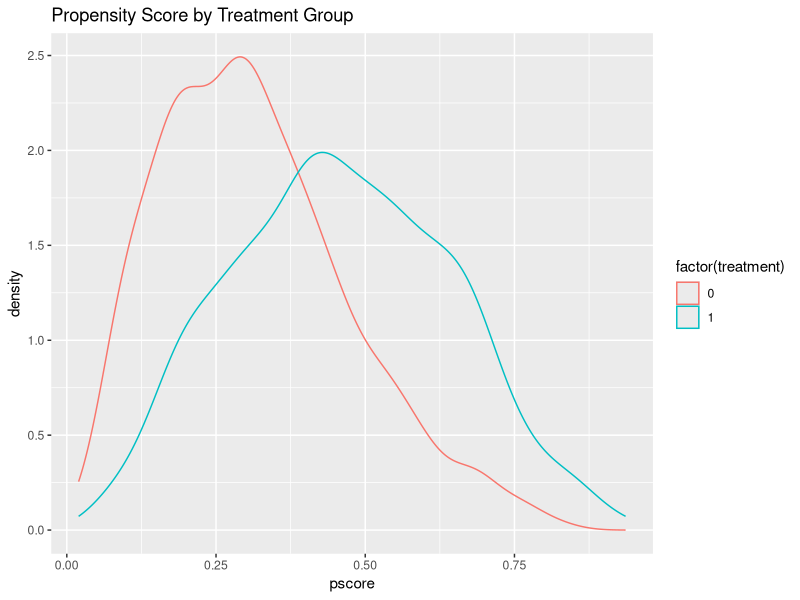
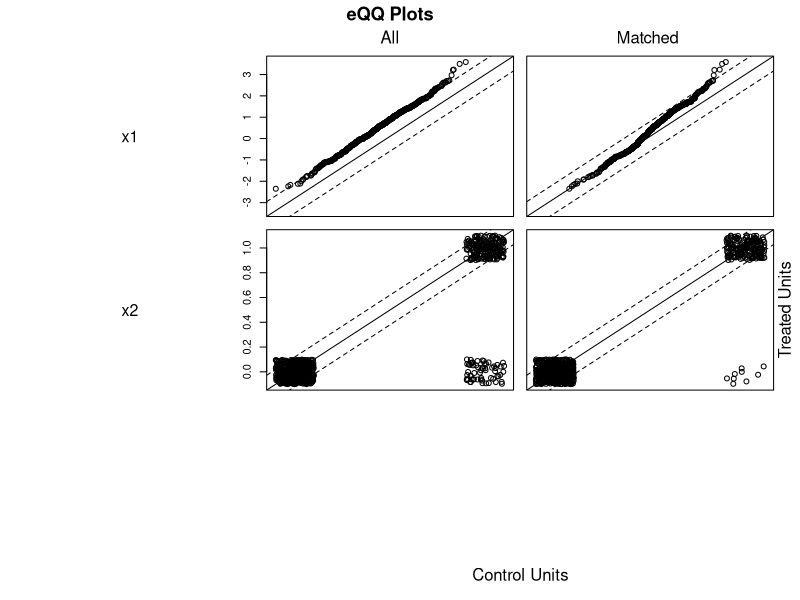

The R source for these figures, in order:
## ---- chunk 1
library(tidyverse)

set.seed(42)
n <- 2000
x1 <- rnorm(n)
x2 <- rbinom(n,1,0.3)
e <- plogis(-0.5 + 0.8 * x1 - 0.4 * x2)
d <- rbinom(n,1,e)
y <- 3 + 2 * d + 1.2 * x1 - 0.5 * x2 + rnorm(n)
data <- tibble(x1, x2, treatment = d, outcome = y)

ps_model <- glm(treatment ~ x1 + x2, data = data, family = binomial)
data <- data %>% mutate(pscore = predict(ps_model, type = "response"))

ggplot(data, aes(x = pscore, color = factor(treatment))) +
  geom_density() +
  labs(title = "Propensity Score by Treatment Group")





## ---- chunk 2
library(MatchIt)
match_out <- matchit(treatment ~ x1 + x2, data = data, method = "nearest", ratio = 1)
matched <- match.data(match_out)
lm_matched <- lm(outcome ~ treatment, data = matched)
summary(lm_matched)
lm_non_matched <- lm(outcome ~ treatment, data = data)
summary(lm_non_matched)
plot(match_out, type = "qq", interactive = FALSE)

## ---- chunk 3
library(survey)
data$wt <- with(data, ifelse(treatment == 1, 1/pscore, 1/(1-pscore)))
design <- svydesign(ids = ~1, weights = ~wt, data = data)
ipw_mod <- svyglm(outcome ~ treatment, design = design)
summary(ipw_mod)
## ---- chunk 4
om_mod <- lm(outcome ~ treatment + x1 + x2, data = data)
data$mu1_hat <- predict(om_mod, newdata = transform(data, treatment = 1))
data$mu0_hat <- predict(om_mod, newdata = transform(data, treatment = 0))

# Doubly robust ATE
dr_ate <- with(data, mean((treatment/pscore - (1-treatment)/(1-pscore))*(outcome - (treatment*mu1_hat + (1-treatment)*mu0_hat)) + mu1_hat - mu0_hat))
dr_ate
